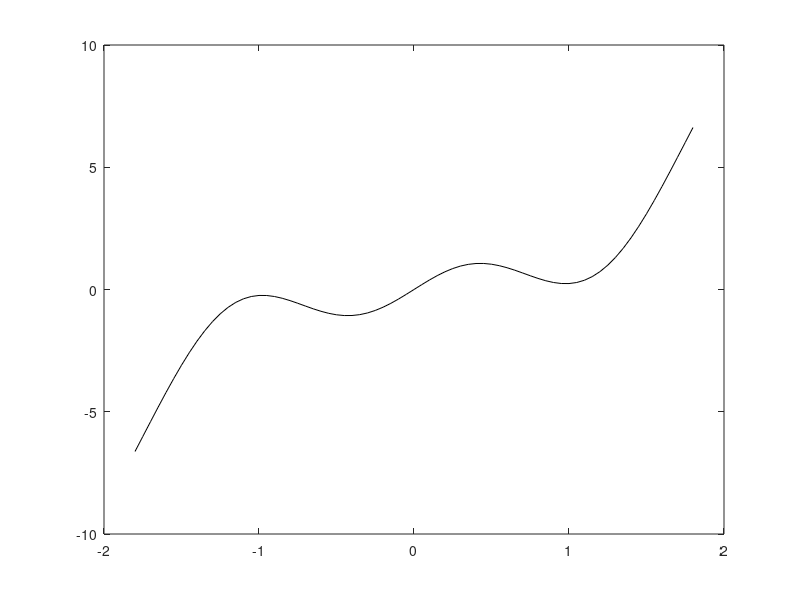
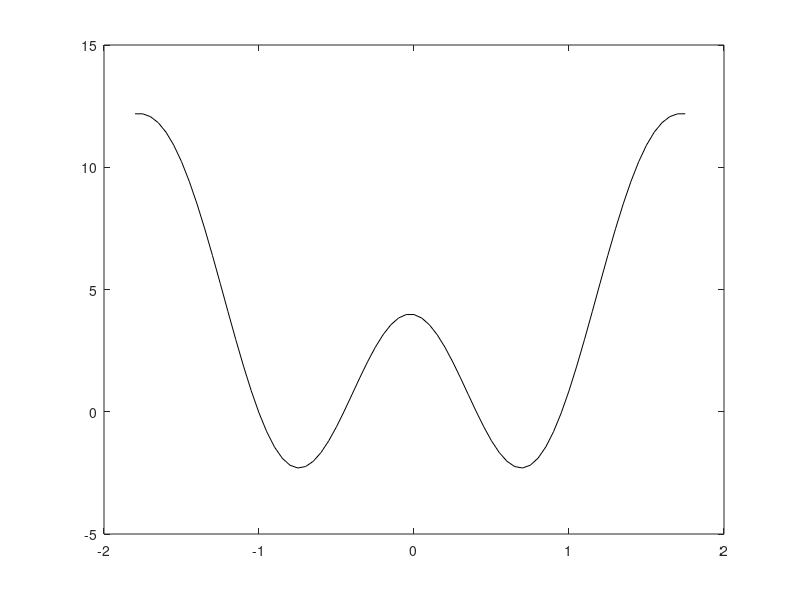

These charts were generated, in order, by the following MATLAB code:
% 例程 1.2  函数与导数
x = -1.8: 0.05: 1.8;
y = sin(4*x) + (x.^3);
deriv = diff(y)./diff(x);  %  导数近似
figure(1)
plot(x, y, 'k');
figure(2)
plot(x(1:end - 1), deriv, 'k');
